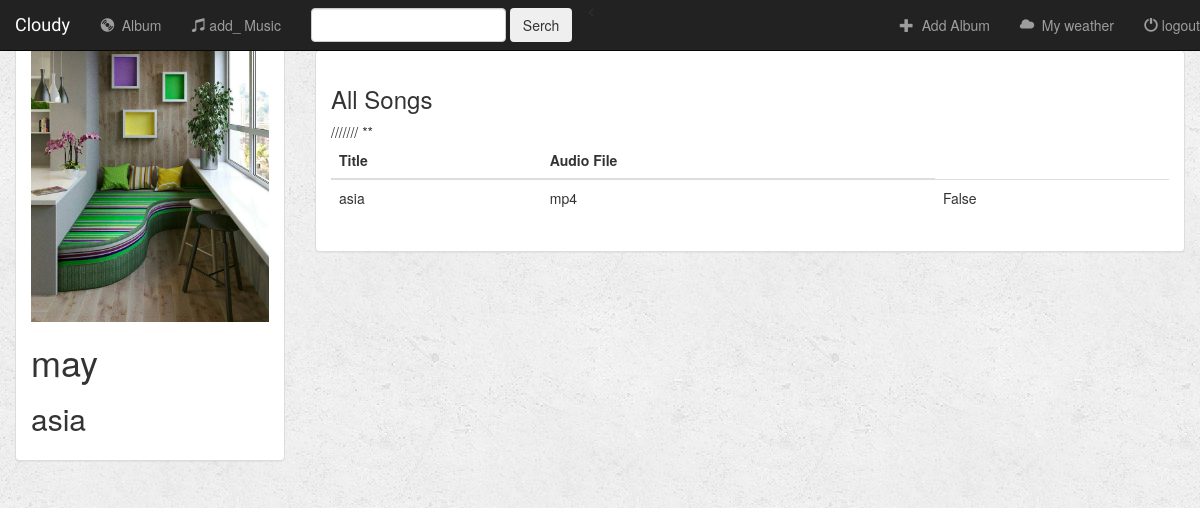
/music/2/, run on the app's committed database.
### music/models.py (models this page shows, shortened)
class Album(models.Model):
    user=models.ForeignKey( User,unique=False,on_delete=models.CASCADE,null=True)
    artist = models.CharField(max_length=250)
    album_title = models.CharField(max_length=500)
    gener = models.CharField(max_length=500)
    album_logo = models.FileField()
    def __str__(self):
        return  self.album_title+'-'+self.artist

class Song(models.Model):
    album = models.ForeignKey(Album,on_delete=models.CASCADE)
    file_type = models.CharField(max_length=500)
    song_title = models.CharField(max_length=500)
    audio_file = models.FileField(default='',upload_to=u'mp3/', max_length=200)
    video_file = models.FileField(default='',upload_to=u'video/', max_length=200)
    is_favvioret=models.BooleanField(default=False)

### music/views.py (the view)
# urls.py: url(r'^(?P<pk>[0-9]+)/$', views.DetailView.as_view(), name="detail"),
class DetailView(generic.DetailView):
    model =Album
    template_name = 'music/detail.html'

### music/templates/music/detail.html (shortened to what this page needs)
{% extends 'music/base.html' %}
{% block body %}
<div class="container-fluid songs-container">
    <div class="row">
        <div class="col-sm-4 col-md-3">
            <div class="panel panel-default">
                <div class="panel-body">
                    <a href="{% url 'music:detail' album.id %}">
                        {% if album.album_logo %}
                            <img src="{{ album.album_logo.url }}" class="img-responsive">
                        {% else %}
                            <h3>No image to display</h3>
                        {% endif %}
                    </a>
                    <h1>{{ album.album_title }} <small>{{ album.genre }}</small></h1>
                    <h2>{{ album.artist }}</h2>
                </div>
            </div>
        </div>
        <div class="col-sm-8 col-md-9">
            <ul class="nav nav-pills" style="margin-bottom: 10px;">
                <li role="presentation" class="active"><a href="{% url 'music:detail' album.id %}">View All</a></li>
            </ul>
            <div class="panel panel-default">
                <div class="panel-body">
                    <h3>All Songs</h3>
                    <table class="table">
                        <thead>
                        <tr>
                            <th>Title</th>
                            <th>Audio File</th>
                        </tr>
                        </thead>
                        <tbody>
{%  for song in album.song_set.all  %}
                            <tr>
                                <td>{{song.song_title }}</td>
                                 <td>{{song.file_type }}</td>
                                 <td>{{song.is_favvioret }}</td>
                            </tr>
**{% endfor %}
                        </tbody>
                    </table>
                </div>
            </div>
        </div>
    </div>
</div>
{% endblock %}

### music/static/music/style.css (style rules this page uses)
body { background: white url("imeges/background.png"); }

### data on the page
Album: album_logo (picture), album_title "may", artist "asia"
Song: song_title "asia", file_type "mp4", is_favvioret "False"
